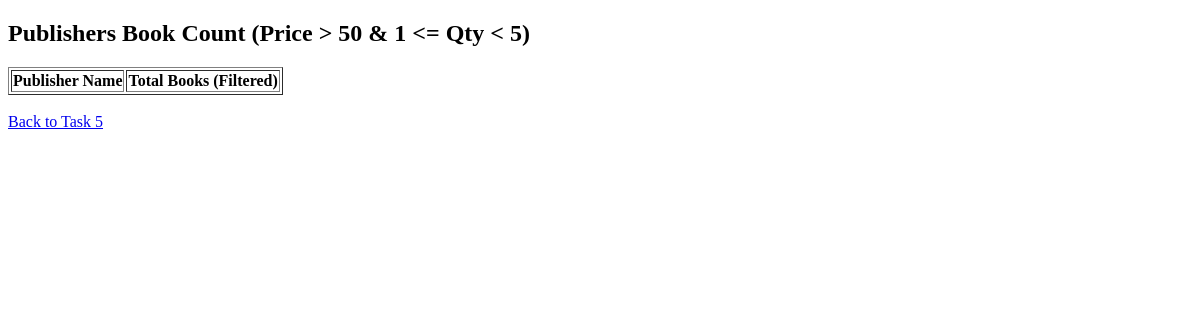
/books/lab9/task6, run on an earlier commit of the app's database.
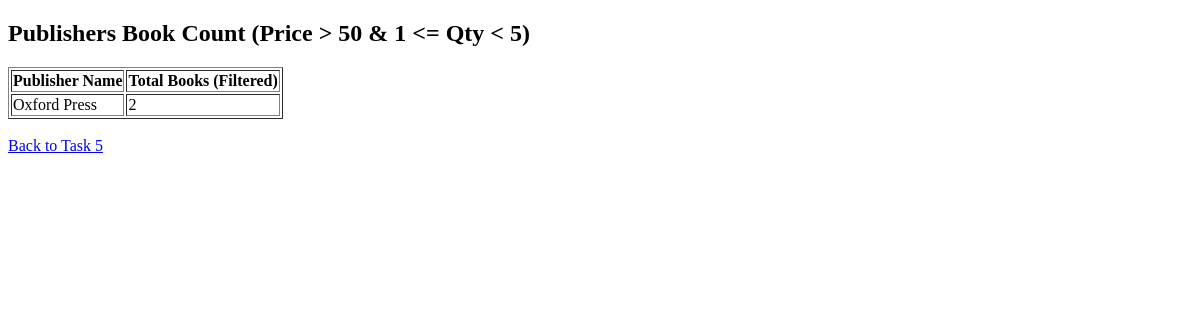
And on a later commit of the database.
### apps/bookmodule/models.py (models this page shows)
class Publisher(models.Model):
    name = models.CharField(max_length=200)
    location = models.CharField(max_length=300)

### apps/bookmodule/views.py (the view)
# urls.py: path('lab9/task6', views.lab9_task6),
def lab9_task6(request):
    publishers = Publisher.objects.filter(
        book__price__gt=50,
        book__quantity__lt=5,
        book__quantity__gte=1
    ).annotate(total_books=Count('book'))
    return render(request, 'bookmodule/lab9_task6.html', {'publishers': publishers})

### apps/templates/bookmodule/lab9_task6.html (shortened to what this page needs)
<!DOCTYPE html>
<html>
<head>
</head>
<body>
    <h2>Publishers Book Count (Price > 50 & 1 <= Qty < 5)</h2>
    <table border="1">
        <tr>
            <th>Publisher Name</th>
            <th>Total Books (Filtered)</th>
        </tr>
        {% for pub in publishers %}
        <tr>
            <td>{{ pub.name }}</td>
            <td>{{ pub.total_books }}</td>
        </tr>
        {% endfor %}
    </table>
    <br>
    <a href="/books/lab9/task5">Back to Task 5</a>
</body>
</html>

What changed in the data, as far as the page shows it:
added Publisher: name "Oxford Press", total_books "2"
